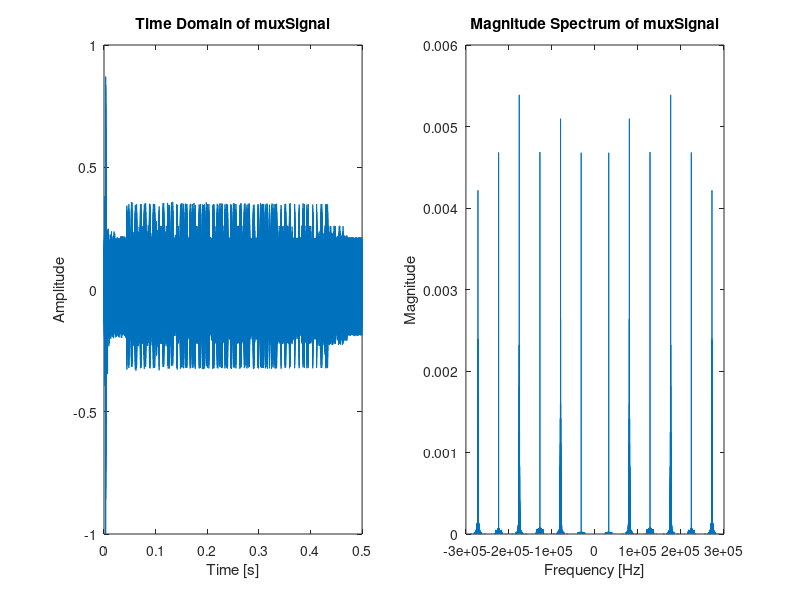

Source code (MATLAB): (Note: this script raises an error after producing the figure.)
%% Assignment 2, Part 3 (Impulse room signal analysis)
%  Do not change before line 35
%  You will need to have generated A2P3Data.mat from 
%  GenerateAssignment2Data.m before working with this file.

%  Clearing and preparing the workspace
clear; clc; close all;

%  Load assignment data from A2P1Data.mat.
load('A2P3Data.mat');  

%=================================================================%
%
% Refer to the assignment sheet for details.
% Names of the variables are important,
% e.g. 'a1' is considered a different variable to 'A1'.
% Make sure variables have been declared as they appear in the brief.
%
% Ts - Sampling period
% t - Time domain vector
% MUXSIG - Frequency domain representation of mux
% f - Frequency vector
% fshift - Frequency shifts
% Mag - Magnitude
% Phase - Phase
% xdm - All de-shifted signals in the time domain
% XDM - Frequency domain representation of xdm 
% freqResponse - Frequency response of systems 
% impresp - Impulse response of chosen system 
% MSG - Frequency domain representation of Filtered signals 
% imp - Recovered impulse responses resampled to 48kHz 
% text - Recovered text streams resampled to 48kHz 
% t_recov - New time vector for recovered and resampled signals 
% f_recov - New frequency vector for recovered and resampled signals 
%
%====Enter your code below this line================================
%% Setup
B = 8e3;                    % Bandwidth  [Hz]

%% 3.1
Ts = 1/fs;                  % Sampling Period
t = 0:Ts:(length(muxSignal)/fs); t(end) = [];
% Plot t
figure(1), hold on;
subplot(1, 2, 1)
plot(t, muxSignal);
xlabel("Time [s]"), ylabel("Amplitude"), title("Time Domain of muxSignal")

MUXSIG = fft(muxSignal);
f = linspace(-fs/2, fs/2, length(t)+1); f(end)=[];
% Plot f
subplot(1, 2, 2)
plot(f, abs(fftshift(MUXSIG/fs)));
xlabel("Frequency [Hz]"), ylabel("Magnitude"), title("Magnitude Spectrum of muxSignal")

%% 3.2

fshift = [32e3 80e3 128e3 176e3 224e3 272e3];       % Frequency shifts
fshift_indices = zeros(size(fshift));
MUXSIG_shift = fftshift(MUXSIG);
for k = 1:length(fshift)
    fshift_indices(k) = find(f == fshift(k));
end
Mag = abs(MUXSIG_shift(fshift_indices))/fs;         % magnitude
Phase = angle(MUXSIG_shift(fshift_indices));        % [rads]    

%% 3.3
xdm = FDMDemux(muxSignal, t, Mag, fshift, Phase);
figure(2), hold on;
rows = size(xdm, 1);
for k = 1:rows
    subplot(rows, 2, 2*k-1)
    plot(t, xdm(k, :));
end
%% 3.4
XDM = fft(xdm, length(xdm), 2);
for k = 1:rows
    subplot(rows, 2, 2*k)
    plot(f, abs(fftshift(XDM(k, :)/fs)));
end
%% 3.5
% bode plot shows low pass is number 1. Make some stuff ap about the
% denominator lol
factorTF(sys(1)) % shows its  a time multiplexed exponential -> (1/(s+a)^2)
figure(), title("System 1 Freq Response")
h = bodeplot(sys(4));
setoptions(h, 'FreqUnits', 'Hz')
%% 3.6

%% 3.7
%% 3.8  don't know anything after this
MSG = sys(1) * (XDM(1, :));
msg = ifft(MSG);
figure()
plot(t, msg(1, :))
%% 3.9
%% 3.10
%% 3.11
%% 3.12